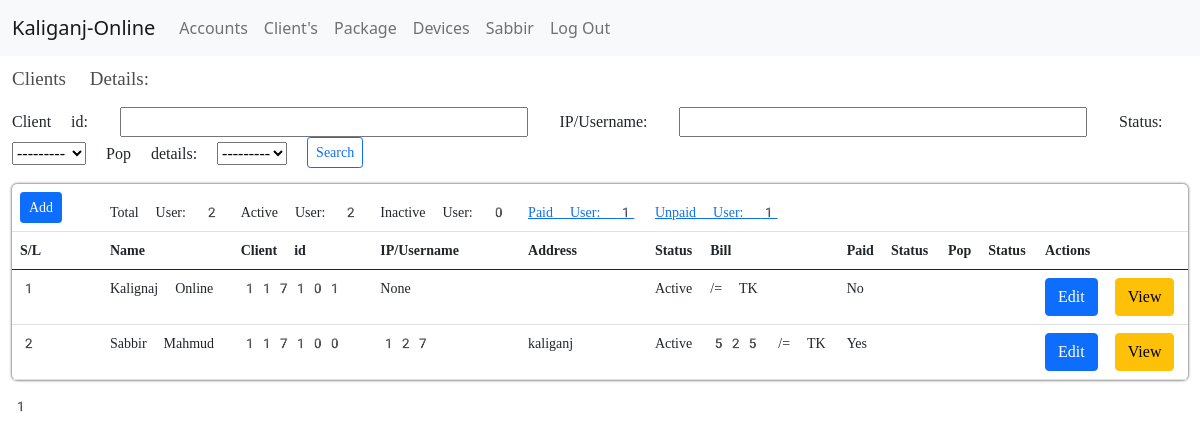
Page /clients/ (signed in) on the committed database.
### apps/core/models.py (models this page shows, shortened)
class Isp_info(models.Model):
    name = models.CharField(max_length=200)
    address = models.CharField(max_length=200)
    phone = models.CharField(max_length=200)
    email = models.EmailField(max_length=200)
    website = models.URLField(max_length=200)

class Package(models.Model):
    choice_status = (('Active', 'Active'), ('Inactive', 'Inactive'))
    name = models.CharField(max_length=200)
    speed = models.IntegerField()
    ggc = models.IntegerField(default=10, verbose_name='GGC')
    fna = models.IntegerField(default=10, verbose_name='FNA')
    public_ip = models.BooleanField(default=False)
    status = models.CharField(max_length=100, choices=choice_status)
    price = models.IntegerField()

### apps/users/models.py (models this page shows, shortened)
class User(AbstractBaseUser):
    genders = (
        ('Male', 'Male'),
        ('Female', 'Female'),
        ('Others', 'Others'),
    )
    first_name = models.CharField(max_length=245)
    last_name = models.CharField(max_length=245)
    gender = models.CharField(max_length=245, choices=genders)
    email = models.EmailField(max_length=245, unique=True)
    phone = models.CharField(max_length=13, unique=True)
    nid = models.CharField(max_length=13, unique=True)
    timestamp = models.DateTimeField(auto_now_add=True)
    is_active = models.BooleanField(default=True)
    client = models.BooleanField(default=True)
    reseller = models.BooleanField(default=False)
    owner = models.BooleanField(default=False)
    worker = models.BooleanField(default=False)
    staff = models.BooleanField(default=False)
    admin = models.BooleanField(default=False)
    USERNAME_FIELD = 'email'
    REQUIRED_FIELDS = []
    object = UserManager()

### apps/clients/models.py (models this page shows, shortened)
class Clients(models.Model):
    choice_status = (('Active', 'Active'), ('Inactive', 'Inactive'))
    user = models.OneToOneField(User, on_delete=models.CASCADE)
    client_id = models.IntegerField(unique=True)
    ip_username = models.CharField(max_length=20,
                                   unique=True,
                                   null=True,
                                   blank=True,
                                   verbose_name='IP/Username')
    address = models.CharField(max_length=100)
    olt_details = models.OneToOneField(Olt,
                                       on_delete=models.CASCADE,
                                       null=True,
                                       blank=True)
    onu_details = models.OneToOneField(Onu,
                                       on_delete=models.CASCADE,
                                       null=True,
                                       blank=True)
    switch_details = models.OneToOneField(Switch,
                                          on_delete=models.CASCADE,
                                          null=True,
                                          blank=True)
    router_details = models.OneToOneField(Router,
                                          on_delete=models.CASCADE,
                                          null=True,
                                          blank=True)
    package_details = models.ForeignKey(Package,
                                        on_delete=models.CASCADE,
                                        null=True,
                                        blank=True)
    pop_details = models.ForeignKey(Pop,
                                    on_delete=models.CASCADE,
                                    null=True,
                                    blank=True)
    status = models.CharField(max_length=100,
                              default='Active',
                              choices=choice_status)
    paid = models.BooleanField(default=False)
    reseller = models.ForeignKey(
        Resellers, on_delete=models.CASCADE, null=True, blank=True)
    date = models.DateTimeField(auto_now_add=True)

### apps/clients/decorators.py (the view, shortened to what this page needs)
    def wrapper_func(request, *args, **kwargs):
        if request.user.admin == True:
            return view_func(request, *args, **kwargs)

### apps/clients/templates/clients/clients_list.html (shortened to what this page needs)
{% extends 'core/base.html' %}
{% block content %}
<section>
    <div class="container-fluid">
        <div class="clients-title">
            <h3>Clients Details:</h3>
        </div>
        <div class="search-arera my-3">
            <form method="get">
                {{filters.form}}
                <button class="btn btn-sm btn-outline-primary" type="submit">Search</button>
            </form>
        </div>
        <div class="clients-wrapper">
            <table class="table table-hover">
                <thead>
                    <tr>
                        <td scope="col"><a class="btn btn-sm btn-primary" href="{% url 'client-add' %}">Add</a></td>
                        <td>Total User: {{count}}</td>
                        <td>Active User: {{active}}</td>
                        <td>Inactive User: {{inactive}}</td>
                        <td> <a href="{% url 'paid-client-show' %}">Paid User: {{paid_count}}</a></td>
                        <td colspan="7"><a href="{% url 'unpaid-client-show' %}">Unpaid User: {{unpaid_count}}</a></td>
                    </tr>
                    <tr>
                        <th style="width:90px" scope="col">S/L</th>
                        <th scope="col">Name</th>
                        <th scope="col">Client id</th>
                        <th scope="col">IP/Username</th>
                        <th scope="col">Address</th>
                        <th scope="col">Status</th>
                        <th scope="col">Bill</th>
                        <th scope="col">Paid Status</th>
                        <th scope="col">Pop Status</th>
                        <th scope="col">Actions</th>
                    </tr>
                </thead>
                <tbody>
                    {% for client in clients %}
                    <tr>
                        <th scope="row">{{forloop.counter}}</th>
                        <td>{{client.user.first_name}} {{client.user.last_name}}</td>
                        <td>{{client.client_id}}</td>
                        <td>{{client.ip_username}}</td>
                        <td>{{client.address}}</td>
                        <td>{{client.status}}</td>
                        <td>{{client.package_details.price}} /= TK</td>
                        <td>
                            {%if client.paid %}
                            Yes
                            {% else %}
                            No
                            {% endif %}
                        </td>
                        <td>{{client.pop_details.pop_name}}</td>
                        <td>
                            <a class="btn btn-primary" href="{% url 'client-update' client.id %}">Edit</a>
                            <a class="btn btn-warning" href="{% url 'client-profile' client.id %}">View</a>
                        </td>
                    </tr>
                    {% endfor %}
                </tbody>
            </table>
            {{clients.number}}
        </div>
    </div>
</section>
{% endblock %}

### apps/core/templates/core/base.html (shortened to what this page needs)
{% load static %}
<!DOCTYPE html>
<html lang="en">
<head>
  <link href="https://cdn.jsdelivr.net/npm/bootstrap@5.0.2/dist/css/bootstrap.min.css" rel="stylesheet">
  <link rel="stylesheet" href="{% static 'core/main.css' %}">
</head>
<body>
  <nav class="navbar navbar-expand-lg navbar-light bg-light">
    <div class="container-fluid">
      <a class="navbar-brand" href="{% url 'inside' %}">{{isp_info.name}}</a>
      <div class="collapse navbar-collapse" id="navbarNav">
        <ul class="navbar-nav">
          {% if request.user.owner %}
          <li class="nav-item">
            <a class="nav-link" href="{% url 'account-dashboard' %}">Accounts</a>
          </li>
          {% endif %}
          {% block navbar %}
          <li class="nav-item">
            <a class="nav-link" href="{% url 'client-show' %}">Client's</a>
          </li>
          <li class="nav-item">
            <a class="nav-link" href="{% url 'package-show' %}">Package</a>
          </li>
          <li class="nav-item">
            <a class="nav-link" href="{% url 'devicesInfo' %}">Devices</a>
          </li>
          {% endblock navbar %}
          <li class="nav-item">
            <a class="nav-link" href="{% url 'user_dashboard' %}">{{request.user.first_name}}</a>
          </li>
          <li class="nav-item">
            <a class="nav-link" href="{% url 'client_logout' %}">Log Out</a>
          </li>
        </ul>
      </div>
    </div>
  </nav>
  {% block content %}{% endblock content %}
</body>
</html>

### static/core/main.css (style rules this page uses)
table { box-shadow: 0px 0px 3px 0px; border-radius: 5px; padding: 1%; }
.clients-title h3 { font-size: 19px; margin-top: 1%; font-weight: 500; font-family: emoji; color: #000000b3; }
.clients-wrapper { font-family: emoji; font-size: 14px; }
.search-arera { font-family: emoji; }
.search-arera input { margin: 0 1%; }

### rows in the picture
Isp_info: name "Kaliganj-Online"
User: user.first_name "Sabbir"
Clients: user.first_name "Kalignaj", user.last_name "Online", client_id "117101", ip_username "None", status "Active", paid "No"
Clients: user.first_name "Sabbir", user.last_name "Mahmud", client_id "117100", ip_username "127", address "kaliganj", status "Active", package_details.price "525", paid "Yes"

### other values in the picture
{{ count }} "2"
{{ active }} "2"
{{ inactive }} "0"
{{ paid_count }} "1"
{{ unpaid_count }} "1"
{{ clients.number }} "1"
